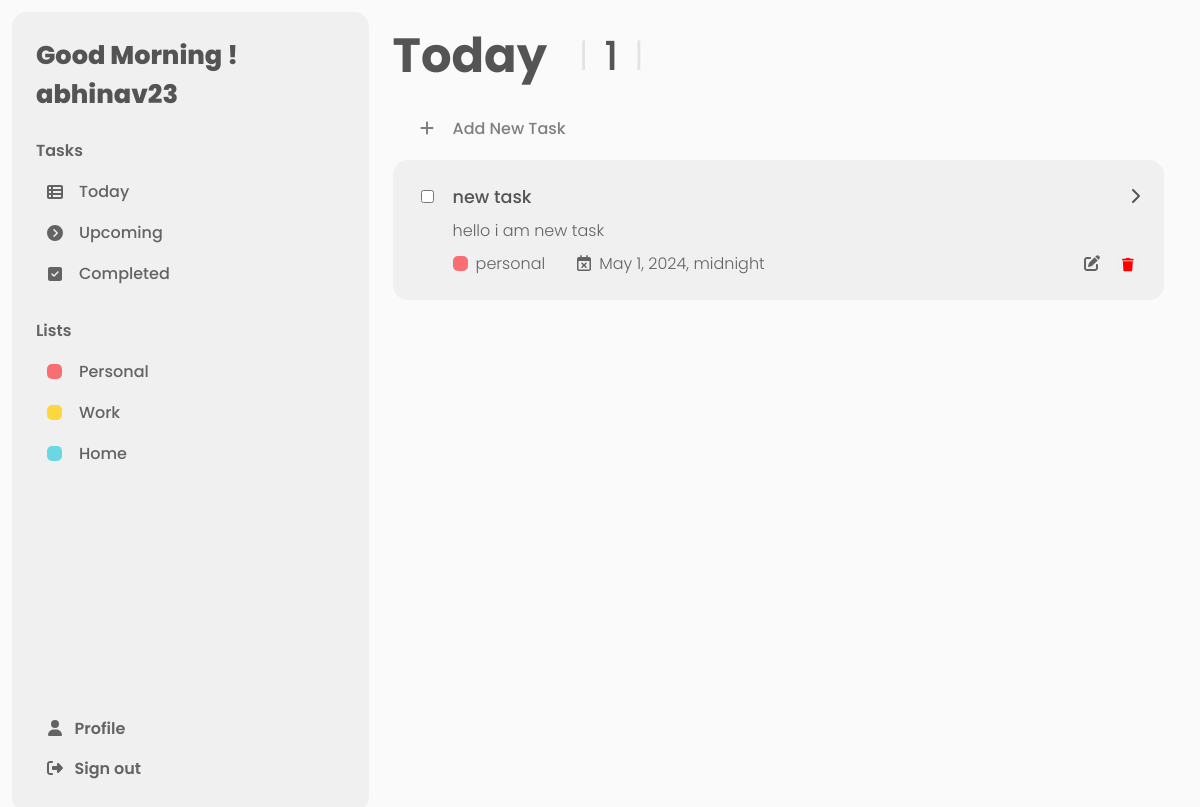
/dashboard (signed in), run on an earlier commit of the app's database.
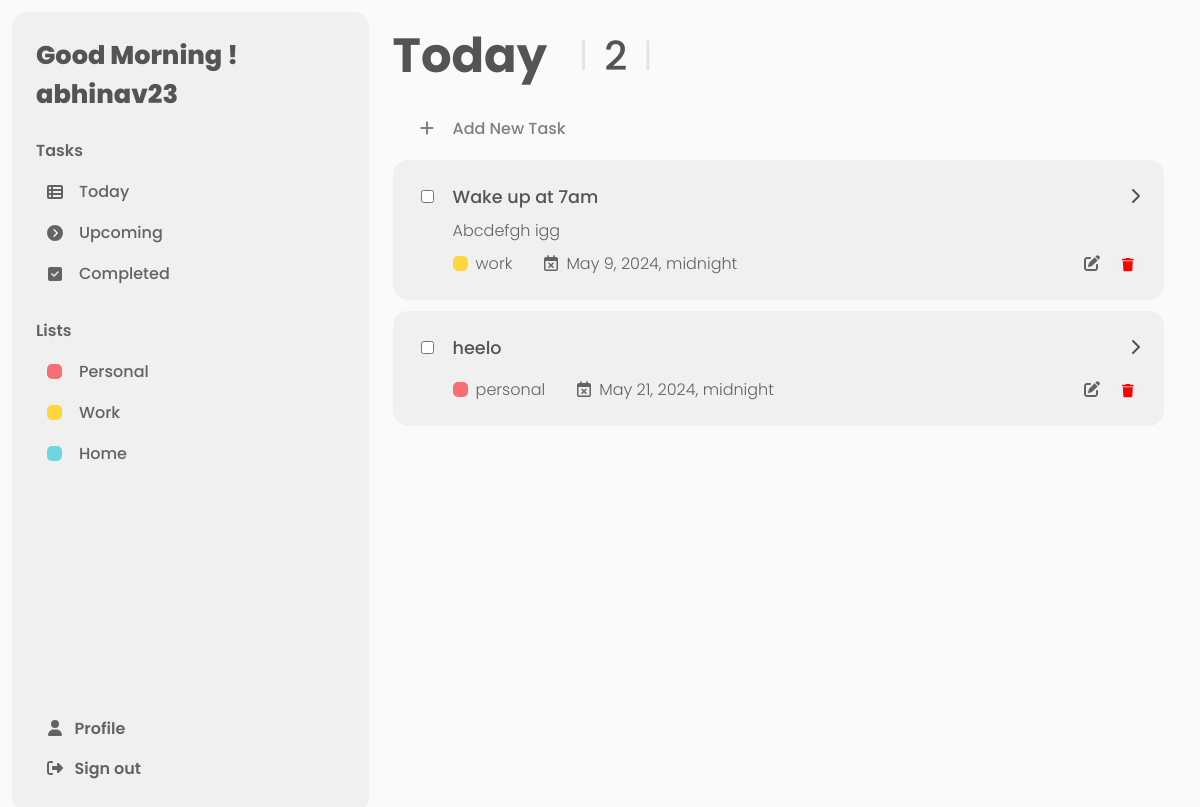
And on a later commit of the database.
### todo_list/models.py (models this page shows, shortened)
class Task(models.Model):
    task_id = models.AutoField(primary_key=True)
    user= models.ForeignKey(User, on_delete=models.CASCADE)
    title= models.CharField(max_length=100)
    description= models.TextField(max_length=1000)
    category= models.CharField(max_length=20)
    dueDate= models.DateTimeField()
    completionStatus= models.BooleanField(default= False)

### todo_list/views.py (the view)
# urls.py: path("dashboard", views.dashboard, name="dashboard"),
def dashboard(request):
    user_tasks= Task.objects.filter(user=request.user, completionStatus= False)
    return render(request, "dashboard.html", {'user_details': request.user ,"tasks": user_tasks, "num_of_tasks": len(user_tasks)})

### todo_list/templates/dashboard.html (shortened to what this page needs)
<!DOCTYPE html>
<html lang="en">
<head>
    <link rel="stylesheet" href="https://cdnjs.cloudflare.com/ajax/libs/font-awesome/6.5.1/css/all.min.css" />
    {% load static %}
    <link rel="stylesheet" href="{% static '/css/dashboard.css' %}">
</head>
<body>
    <div class="dashboard">
        <div class="sidebar-section">
            <div class="home-options">
                <div id="menu">
                    Good Morning ! {{ user_details.username }}
                </div>
                <div id="tasks-heading">Tasks</div>
                    <li class="tasks-item">
                        <div class="task-item-icon">
                            <i class="fa-solid fa-table-list"></i>
                        </div>
                        <div class="task-item-text">
                            Today
                        </div>
                    </li>
                    <li class="tasks-item">
                        <div  class="task-item-icon">
                            <i class="fa-solid fa-circle-chevron-right "></i>
                        </div>
                        <div class="task-item-text">Upcoming</div>
                    </li>
                    <li class="tasks-item">
                        <div  class="task-item-icon"><i class="fa-solid fa-square-check "></i></div>
                        <div class="task-item-text">Completed</div>
                    </li>
                <div id="list-heading">Lists</div>
                <li class="lists-item">
                    <div class="list-item-red">
                        <div class="redbox"></div>
                    </div>
                    <div class="list-item-text">
                        Personal
                    </div>
                </li>
                <li class="lists-item">
                    <div class="list-item-yellow">
                        <div class="yellowbox"></div>
                    </div>
                    <div class="list-item-text">Work</div>
                </li>
                <li class="lists-item">
                    <div class="list-item-blue">
                        <div class="bluebox"></div>
                    </div>
                    <div class="list-item-text">Home</div>
                </li>
            </div>
            <div class="signout-profile">
                <a href="user_profile">
                    <div id="profile-div">
                        <div id="profile-icon"><i class="fa-solid fa-user"></i></div>
                        <div id="profile-text">Profile</div>
                    </div>
                </a>
                <a href="logout">
                    <div id="logout-div">
                        <div id="logout-icon"><i class="fa-solid fa-right-from-bracket"></i></div>
                        <div id="logout-text">Sign out</div>
                    </div>
                </a>
            </div>
        </div>
        <div class="task-list-section">
            <div class="tasks-heading-container">
                <div class="today-upcoming-completed-heading">Today</div>
                <div class="tasks-count"><span class="task-count-divider">l</span>{{ num_of_tasks }}<span class="task-count-divider">l</span></div>
            </div>
            <div class="add-task-btn-container">
                <div class="plus">
                    <i class="fa-solid fa-plus"></i>
                </div>
                <div class="add-task-text" id="addNewTask">
                    Add New Task
                </div>
            </div>
            {% if tasks  %}
            {% for task in tasks %}
            <div class="task-container">
                <div class="task-checkbox">
                    <div class="completion-button">
                        <form action="">
                            <input type="checkbox" name="" id="isCompleted">
                        </form>
                    </div>
                </div>
                <div class="task-details">
                    <div class="title-arrow-container">
                        <div class="task-title">{{ task.title }}</div>
                        <div><i class="fa-solid fa-chevron-right"></i></div>
                    </div>
                    <div>
                        <div class="description">{{ task.description }}</div>
                    </div>
                    <div class="task-subdetails-container">
                        <div class="category-duedate-container">
                            <div class="category-container">
                                {% if task.category == "personal" %}
                                    <div class="redbox"></div>
                                {% elif task.category == "home" %}
                                    <div class="bluebox"></div>
                                {% elif task.category == "work" %}
                                    <div class="yellowbox"></div>
                                {% endif %}
                                <div class="category">{{ task.category }}</div>
                            </div>
                            <div class="due-date-container">
                                <div>
                                    <i class="fa-regular fa-calendar-xmark"></i>
                                </div>
                                <div class="due_date">{{ task.dueDate }}</div>
                            </div>
                        </div>
                        <div id="task-edit-del-container">
                            <div class="task-edit-container">
                                <i class="fa-solid fa-pen-to-square"></i>
                            </div>
                            <div class="task-del-container">
                                <form action="delete_task" method="post">
                                    <div>
                                        <button><i class="fa-solid fa-trash"></i></button>
                                    </div>
                                </form>
                            </div>
                        </div>
                    </div>
                </div>
            </div>
            {% endfor %}
            {% else %}
            <div>
                <p>No tasks</p>
            </div>
            {% endif %}
        </div>
    </div>
</body>
</html>

### todo_list/static/css/dashboard.css (style rules this page uses)
:root { --black: rgb(0,0,0); --darkest-text-color:#545454; --primary-text-color:#636363; --secondary-text-color:#7f7f7f; --primary-bg-color:rgb(250, 250, 250); --secondary-bg-color:rgb(240, 240, 240); }
body { background-color: rgb(250, 250, 250); padding: 1%; margin: 0px; font-family: "Poppins", sans-serif; font-weight: 300; font-style: normal; }
a { text-decoration: none; color: black; }
.dashboard { display: flex; height: 100vh; }
#menu, .taskFormTitle { font-family: "Poppins", sans-serif; font-weight: 800; font-style: normal; color: var(--darkest-text-color); font-size: 1.6rem; }
#tasks-heading, #list-heading { color: var(--primary-text-color); font-weight: 550; font-style: normal; font-size:1rem; margin-top: 1.5rem;; margin-bottom: 0.5rem; }
.tasks-item { padding: 8px 0px; color:var(--primary-text-color); list-style: none; display: flex; gap: 5px; border-radius: 5px; -webkit-border-radius: 5px; -moz-border-radius: 5px; -ms-border-radius: 5px; -o-border-radius: 5px; font-weight: 500; }
.task-item-icon { flex: 1; display: flex; align-items: center; justify-content: center; }
.task-item-text { flex: 7; }
.bluebox , .redbox , .yellowbox { height: 15px; width: 15px; border-radius: 5px; -webkit-border-radius: 5px; -moz-border-radius: 5px; -ms-border-radius: 5px; -o-border-radius: 5px; }
.bluebox { background-color: #6bd7e2; }
.redbox { background-color: #f76f72; }
.yellowbox { background-color: #fed73e; }
.task-list-section { flex: 5; padding: 0.5rem 1.5rem; }
.tasks-heading-container { display: flex; margin-bottom: 1rem; }
.today-upcoming-completed-heading { font-weight: 700; font-size:3rem; color:var(--darkest-text-color); }
.task-count-divider { color: #e3e3e3; font-weight: 300; margin: 0rem 1rem; }
.tasks-count { color:var(--darkest-text-color); font-weight: 500; font-size: 2.5rem; margin: 0rem 1rem; display: flex; justify-content: center; align-items: center; }
.task-container { display: flex; border-radius: 15px; background-color: rgb(240, 240, 240); gap: 1rem; padding: 1.5rem; margin: 0.7rem 0rem; -webkit-border-radius: 15px; -moz-border-radius: 15px; -ms-border-radius: 15px; -o-border-radius: 15px; }
.title-arrow-container { display: flex; justify-content: space-between; color: var(--darkest-text-color); }
.task-title { font-size: 1.1rem; font-weight: 500; margin-bottom: 0.5rem; }
.description { margin-bottom: 0.5rem; color: var(--primary-text-color); }
.task-details { width: 100%; }
.task-subdetails-container { color:var(--primary-text-color); display: flex; justify-content: space-between; }
.category-duedate-container { display: flex; gap: 2rem; }
.category-container { display: flex; justify-content: flex-start; align-items: center; gap: 0.5rem; }
.due-date-container { display: flex; justify-content: flex-start; align-items: center; gap:0.5rem; }
.due_date { text-wrap:nowrap; }
#task-edit-del-container { display: flex; justify-content: center; align-items: center; gap: 1rem; }

What changed in the data, as far as the page shows it:
removed Task: title "new task", description "hello i am new task", category "personal", dueDate "May 1, 2024, midnight"
added Task: title "Wake up at 7am", description "Abcdefgh igg", category "work", dueDate "May 9, 2024, midnight"
added Task: title "heelo", category "personal", dueDate "May 21, 2024, midnight"
Also different on the page:
{{ num_of_tasks }}: "1" → "2"
